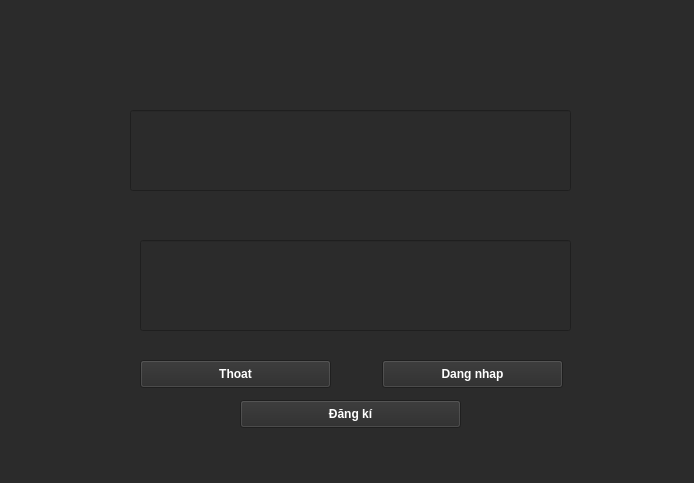
<?xml version="1.0" encoding="UTF-8"?>
<ui version="4.0">
 <class>Form</class>
 <widget class="QWidget" name="Form">
  <property name="geometry">
   <rect>
    <x>0</x>
    <y>0</y>
    <width>694</width>
    <height>483</height>
   </rect>
  </property>
  <property name="windowTitle">
   <string>Form</string>
  </property>
  <property name="styleSheet">
   <string notr="true">background-color: #2b2b2b; color: white; font-weight: bold;</string>
  </property>
  <widget class="QLineEdit" name="txt_taikhoan">
   <property name="geometry">
    <rect>
     <x>130</x>
     <y>110</y>
     <width>441</width>
     <height>81</height>
    </rect>
   </property>
  </widget>
  <widget class="QLineEdit" name="txt_matkhau">
   <property name="geometry">
    <rect>
     <x>140</x>
     <y>240</y>
     <width>431</width>
     <height>91</height>
    </rect>
   </property>
   <property name="echoMode">
    <enum>QLineEdit::Password</enum>
   </property>
  </widget>
  <widget class="QPushButton" name="btn_thoat">
   <property name="geometry">
    <rect>
     <x>140</x>
     <y>360</y>
     <width>191</width>
     <height>28</height>
    </rect>
   </property>
   <property name="text">
    <string>Thoat</string>
   </property>
  </widget>
  <widget class="QPushButton" name="btn_dangnhap">
   <property name="geometry">
    <rect>
     <x>382</x>
     <y>360</y>
     <width>181</width>
     <height>28</height>
    </rect>
   </property>
   <property name="text">
    <string>Dang nhap</string>
   </property>
  </widget>
  <widget class="QPushButton" name="btn_dangky">
   <property name="geometry">
    <rect>
     <x>240</x>
     <y>400</y>
     <width>221</width>
     <height>28</height>
    </rect>
   </property>
   <property name="text">
    <string>Đăng kí</string>
   </property>
  </widget>
 </widget>
 <resources/>
 <connections/>
</ui>
